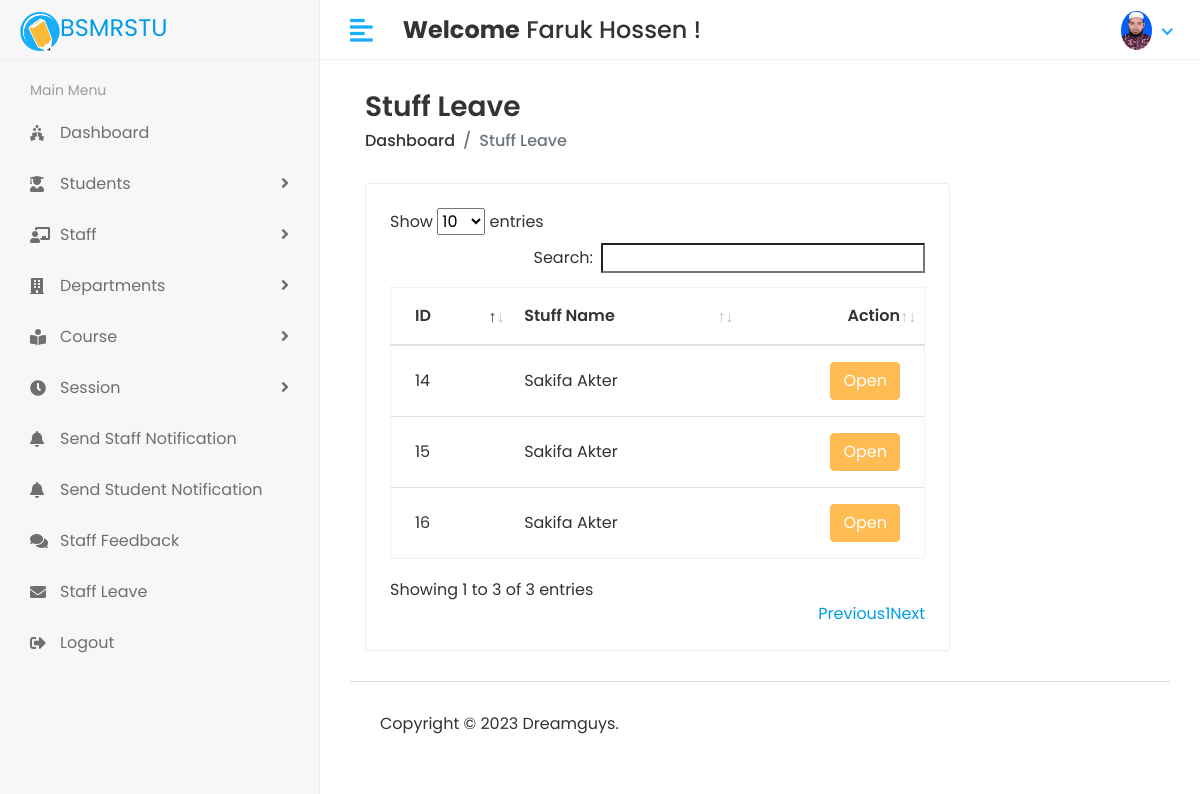
The page /HOD/Stuff/Leave_View (signed in) on the database its author committed.
### app/models.py (models this page shows, shortened)
class CustomUser(AbstractUser):
    USER=((1, 'HOD'),
          (2,'STAFF'),
          (3,'STUDENT')
    )
    user_type=models.CharField(choices=USER,max_length=58,default=1)
    profile_pic=models.ImageField(upload_to='media/profile_pic')

class Stuff_Leave(models.Model):
    stuff_id=models.ForeignKey(Stuff,on_delete=models.CASCADE)
    date=models.CharField(max_length=100)
    message=models.TextField(null=True)
    mfile=models.FileField(upload_to='media/leave_file',blank=True)
    status=models.IntegerField(default=0)
    created_at=models.DateTimeField(auto_now_add=True)
    updated_at=models.DateTimeField(auto_now_add=True)

class Stuff(models.Model):
    admin=models.OneToOneField(CustomUser,on_delete=models.CASCADE,null=True)
    gender=models.CharField(max_length=100)
    address=models.TextField()
    created_at=models.DateTimeField(auto_now_add=True)
    updated_at=models.DateTimeField(auto_now=True)

### Student_Management_System/HOD_views.py (the view)
# urls.py: path('HOD/Stuff/Leave_View',HOD_views.STUFF_LEAVE_VIEW,name='stuff_leave_view'),
@login_required(login_url='/')
def STUFF_LEAVE_VIEW(request):
    stuff_leave=Stuff_Leave.objects.all()
    context={
        'stuff_leave': stuff_leave,
    }
    return render(request,'HOD/stuff_leave_view.html',context)

### templates/HOD/stuff_leave_view.html (shortened to what this page needs)
{% extends 'base.html' %}
{% block content %}
<div class="content container-fluid">
               <div class="page-header">
                  <div class="row align-items-center">
                     <div class="col">
                        <h3 class="page-title">Stuff Leave</h3>
                        <ul class="breadcrumb">
                           <li class="breadcrumb-item"><a href="index.html">Dashboard</a></li>
                           <li class="breadcrumb-item active">Stuff Leave</li>
                        </ul>
                     </div>
                  </div>
               </div>
               <div class="row">
                  <div class="col-sm-9">
                     <div class="card card-table">
                        <div class="card-body">
                           <div class="table-responsive">
                              <table id="table_id" class="table table-hover table-center mb-0 ">
                                 <thead>
                                    <tr>
                                       <th>ID</th>
                                       <th>Stuff Name</th>
                                       <th class="text-right">Action</th>
                                    </tr>
                                 </thead>
                                 <tbody>
                                 {% for i in stuff_leave %}
                                    <tr>
                                       <td>{{i.id}}</td>
                                       <td>{{i.stuff_id.admin.first_name}}&nbsp;{{i.stuff_id.admin.last_name}}</td>
                                       <td class="text-right">
                                          <div class="actions">
                                             <a class="btn btn-primary" href="{% url 'leave_message_view' i.id %}" role="button">Open</a>
                                          </div>
                                       </td>
                                    </tr>
                                 {% endfor %}
                                 </tbody>
                              </table>
                           </div>
                        </div>
                     </div>
                  </div>
               </div>
            </div>
{% endblock %}

### templates/includes/header.html (shortened to what this page needs)
{% load static %}
<div class="header">
            <div class="header-left">
               <a href="#" class="logo">
               <img src="{% static 'assets/img/logo-small.png' %}" alt="Logo"><font size="+2">BSMRSTU</font>
               </a>
            </div>
            <a href="javascript:void(0);" id="toggle_btn">
            <i class="fas fa-align-left"></i>
            </a>
            <div class="top-nav-search mt-3">
               <h4><strong>Welcome</strong>&nbsp;<span>{{user.first_name}}&nbsp;{{user.last_name}}&nbsp;!</span></h4>
            </div>
            <ul class="nav user-menu">
               <li class="nav-item dropdown has-arrow">
                  <a href="#" class="dropdown-toggle nav-link" data-toggle="dropdown">
                     {% if user.profile_pic == "" %}
                     <span class="user-img"><img class="rounded-circle" src="{% static 'assets/img/no-user-image.gif' %}" width="31" alt=""></span>
                     {% else %}
                  <span class="user-img"><img class="rounded-circle" src="/{{user.profile_pic}}" width="31" alt=""></span>
                     {% endif %}
                  </a>
               </li>
            </ul>
         </div>

### static/assets/css/style.css (style rules this page uses)
html { height: 100%; }
body { background-color: #fff; color: #333; font-family: 'Poppins', sans-serif; font-size: 1rem; height: 100%; line-height: 1.5; overflow-x: hidden; }
h1, h2, h3, h4, h5, h6 { font-family: 'Poppins', sans-serif; margin-top: 0; }
a { color: #009ce7; }
input, button, a { transition: all 0.4s ease; -moz-transition: all 0.4s ease; -o-transition: all 0.4s ease; -ms-transition: all 0.4s ease; -webkit-transition: all 0.4s ease; }
ul, ol { padding: 0px; list-style: none; }
.table { color: #333; max-width: 100%; margin-bottom: 0; width: 100%; }
.table.dataTable { border-collapse: collapse !important; border: 1px solid rgba(0, 0, 0, 0.05); }
.table thead tr th { font-weight: 600; }
.table tbody tr { border-bottom: 1px solid rgba(0, 0, 0, 0.05); }
.table.table-center td, .table.table-center th { vertical-align: middle; }
.card-table .card-body .table > thead > tr > th { border-top: 0; }
.card-table .card-body .table tr td:first-child, .card-table .card-body .table tr th:first-child { padding-left: 1.5rem; }
.card-table .card-body .table tr td:last-child, .card-table .card-body .table tr th:last-child { padding-right: 1.5rem; }
.card-table .table td, .card-table .table th { border-top: 1px solid #e2e5e8; padding: 1rem 0.75rem; white-space: nowrap; }
.btn-primary { background-color: #FFBC53; border: 1px solid #FFBC53; }
.card { border: 1px solid #ececf5; box-shadow: 0 1px 3px 0 rgba(0, 0, 0, 0.03); margin-bottom: 1.875rem; }
.card-body { padding: 1.5rem; }
.header { background-color: #fff; border-bottom: 1px solid #f3f3f4; left: 0; position: fixed; right: 0; top: 0; z-index: 1001; height: 60px; }
.header .header-left { float: left; height: 60px; padding: 0 20px; position: relative; width: 320px; z-index: 1; transition: all 0.2s ease-in-out; background-color: #f7f7fa; border-bottom: 1px solid #efefef; border-right: 1px solid #ececf5; display: flex; align-items: center; }
.header .header-left .logo { display: inline-block; line-height: 60px; }
.header .header-left .logo img { max-height: 40px; width: auto; }
.header .dropdown-toggle:after { display: none; }
.header .has-arrow .dropdown-toggle:after { border-top: 0; border-left: 0; border-bottom: 2px solid #18aefa; border-right: 2px solid #18aefa; content: ''; height: 8px; display: inline-block; pointer-events: none; -webkit-transform-origin: 66% 66%; -ms-transform-origin: 66% 66%; transform-origin: 66% 66%; -webkit-transform: rotate(45deg); -ms-transform: rotate(45deg); transform: rotate(45deg); -webkit-transition: all 0.15s ease-in-out; transition: all 0.15s ease-in-out; width: 8px; vertical-align: 0px; }
.user-menu { float: right; margin: 0; position: relative; z-index: 99; padding-right: 15px; }
.user-menu.nav > li > a { color: #a0a0a0; font-size: 14px; line-height: 58px; padding: 0 15px; height: 60px; }
.user-img { margin-right: 3px; position: relative; }
.top-nav-search { float: left; margin-left: 15px; }
.page-header { margin-bottom: 1.875rem; }
.page-header .breadcrumb { background-color: transparent; color: #6c757d; font-size: 1rem; font-weight: 500; margin-bottom: 0; padding: 0; }
.page-header .breadcrumb a { color: #333; }
.page-title { font-size: 28px; font-weight: 600; color: #333; margin-bottom: 5px; }
@media (min-width: 992px) { #toggle_btn { align-items: center; color: #18aefa; display: inline-flex; float: left; font-size: 26px; height: 60px; justify-content: center; margin-left: 15px; padding: 0 15px; } }

### rows shown on the page
CustomUser: first_name "Faruk", last_name "Hossen", profile_pic (picture)
Stuff_Leave: id "14", stuff_id.admin.first_name "Sakifa", stuff_id.admin.last_name "Akter"
Stuff_Leave: id "15", stuff_id.admin.first_name "Sakifa", stuff_id.admin.last_name "Akter"
Stuff_Leave: id "16", stuff_id.admin.first_name "Sakifa", stuff_id.admin.last_name "Akter"
